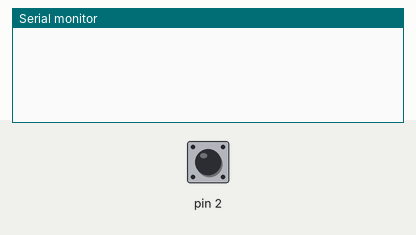
Bench run of a sketch on a simulated Arduino Uno, built with avr-gcc and run on an emulated ATmega328P. Parts: the last lines printed to the serial monitor. The test bench sets the inputs (shaded band); at power-on: pin 2 LOW.

Above: at 1.2 s.
1.3 s: pin 2 pulsed HIGH 2 times (0.12 s each, 0.3 s apart)
At 1.63 s:
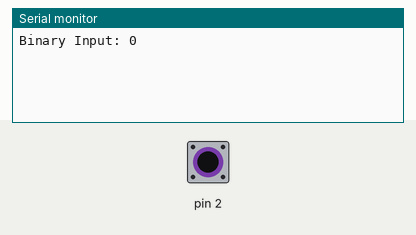
At 3.2 s:
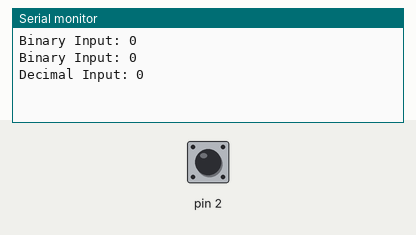

The sketch:

probB.ino
```cpp
volatile boolean buttonFlag = 0;
int digit = 1;
int input = 0;
int d1 = 0;
int d2 = 0;
int d3 = 0;
int bin = "000";

void setup() {
  // put your setup code here, to run once:
  pinMode(2,INPUT);
  Serial.begin(9600);
  attachInterrupt(0,push,CHANGE);
}

void loop() {
  // put your main code here, to run repeatedly:
  delay(10);
}


double start = 0.0;
double end = 0.0;

void push(){
  boolean state = digitalRead(2);

  if(state){
    start = millis();
  }
  else if(!state){
    end = millis();
    double diff = end-start;

    if(diff > 100 && diff < 1000){
      Serial.println("Binary Input: 0");
      input = 0;

    }
    else if(diff > 1000){
      Serial.println("Binary Input: 1");
      input = 1;
    }

    switch(digit){
      case 1:
        d1 = input;
        digit += 1;
        break;
      case 2:
        d2 = input;
        digit += 1;
        break;
      case 3:
        d3 = input;
        break;
    }

    if(digit > 2){
      bin = 100*d1+10*d2+d3;
      switch(bin){
        case 000:
          Serial.println("Decimal Input: 0");
          break;
        case 001:
          Serial.println("Decimal Input: 1");
          break;
        case 010:
          Serial.println("Decimal Input: 2");
          break;
        case 011:
          Serial.println("Decimal Input: 3");
          break;
        case 100:
          Serial.println("Decimal Input: 4");
          break;
        case 101:
          Serial.println("Decimal Input: 5");
          break;
        case 110:
          Serial.println("Decimal Input: 6");
          break;
        case 111:
          Serial.println("Decimal Input: 7");
          break;
      }
      digit = 1;
    }
  }

}
```

Measured:
- after the input at 1.3 s, the serial monitor: prints a new line after 0.12 s (image 1)
